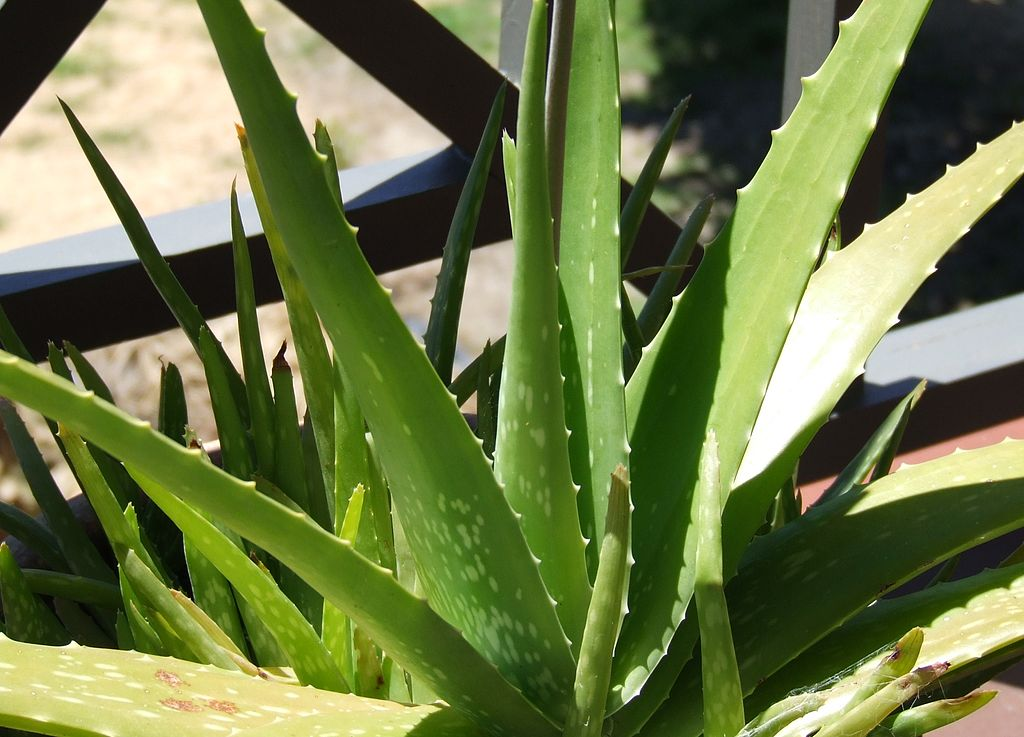
#> input picture vco_images/student_images/AloeVera_02.jpg, 1024 x 737 px
$ python exercise_07.py
#> lines starting #> are read from the running program, lines starting #| are printed output that depends on the picture
"""
@file     exercise_07.py

@author   Marcos Belda Martinez <mbelmar@etsinf.upv.es>
@date     October, 2024
@section  VCO-GIIROB
@brief    Color space transformation.
"""

# ---------------------------------------------------------------------------- #
# NEEDED IMPORTS

import cv2
from utils import ginput # type: ignore

# ---------------------------------------------------------------------------- #
# EXERCISE 7.1

# Read a file, image_7_1
image_7_1 = cv2.imread("../vco_images/student_images/AloeVera_02.jpg")
#> image_7_1 is the input picture: shape (737, 1024, 3); mean B, G, R 71.3, 120.2, 108.2

# Separate the color channels (B, G, R)
B, G, R = cv2.split(image_7_1)
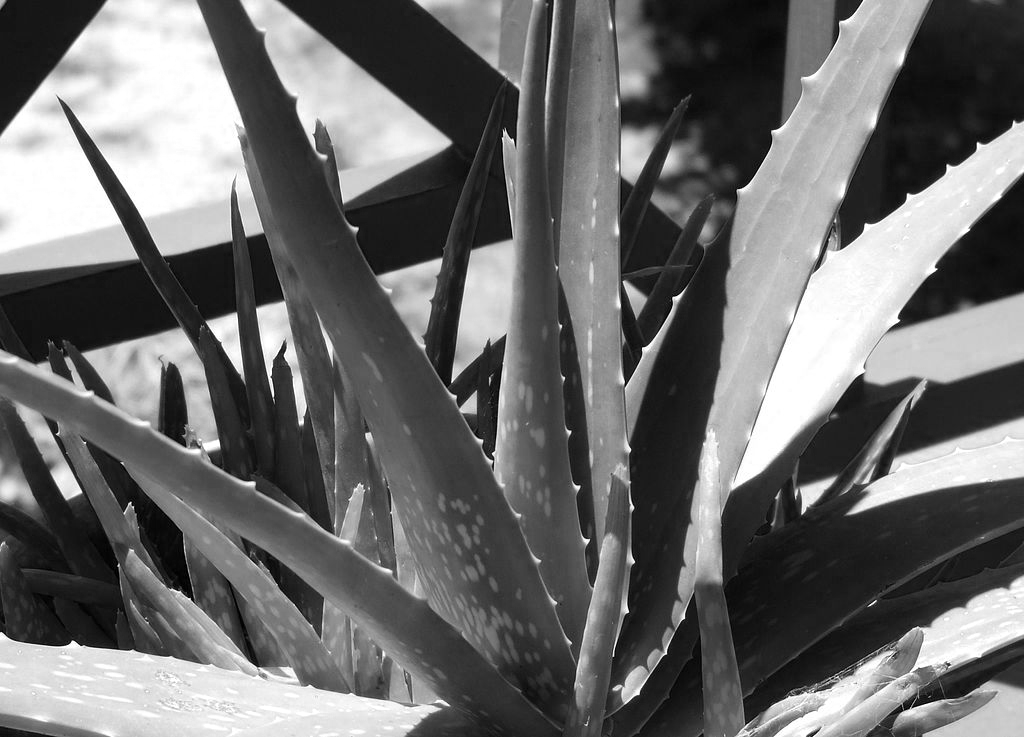
#> R: shape (737, 1024); min 0, max 255, mean 108.2

# Show the three channels separately (gray images)
cv2.imshow('Blue', B)
cv2.imshow('Green', G)
cv2.imshow('Red', R)

cv2.waitKey(0)
cv2.destroyAllWindows()

# ---------------------------------------------------------------------------- #
# EXERCISE 7.2

# Read a file, image_7_2
image_7_2 = cv2.imread("../vco_images/student_images/AloeVera_02.jpg")

# Convert from RGB to HSV
image_7_2_hsv = cv2.cvtColor(image_7_2, cv2.COLOR_BGR2HSV)
#> image_7_2_hsv: shape (737, 1024, 3); mean H, S, V 40.8, 129.1, 123.5

# Separate the channels (H, S, V)
H, S, V = cv2.split(image_7_2_hsv)
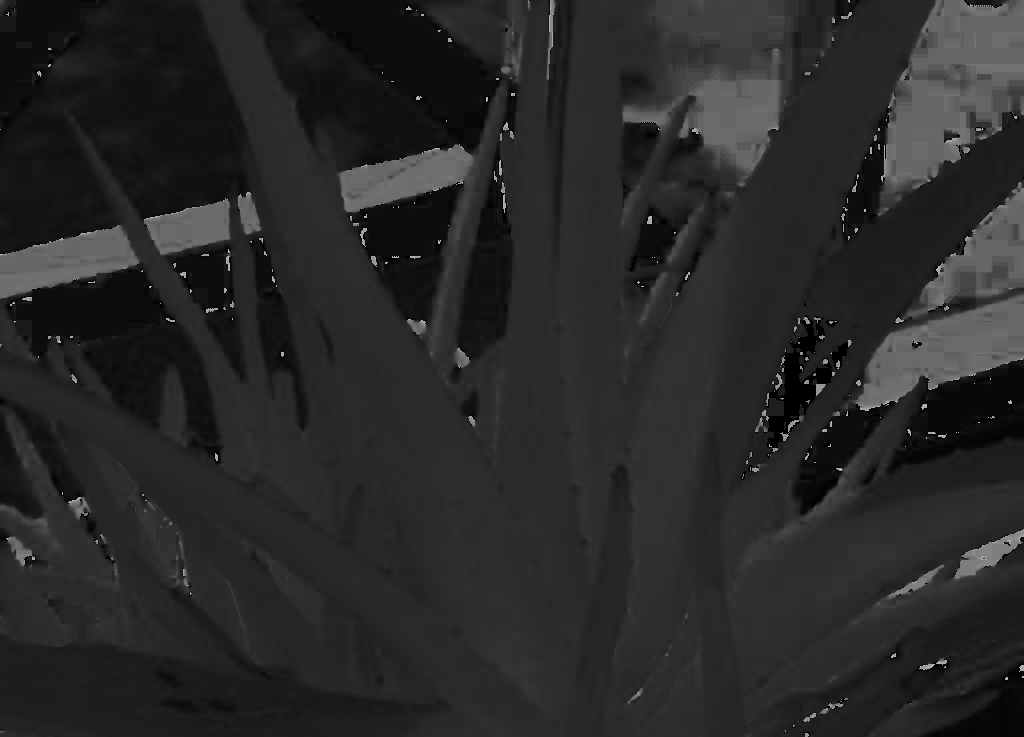
#> H: shape (737, 1024); min 0, max 179, mean 40.8
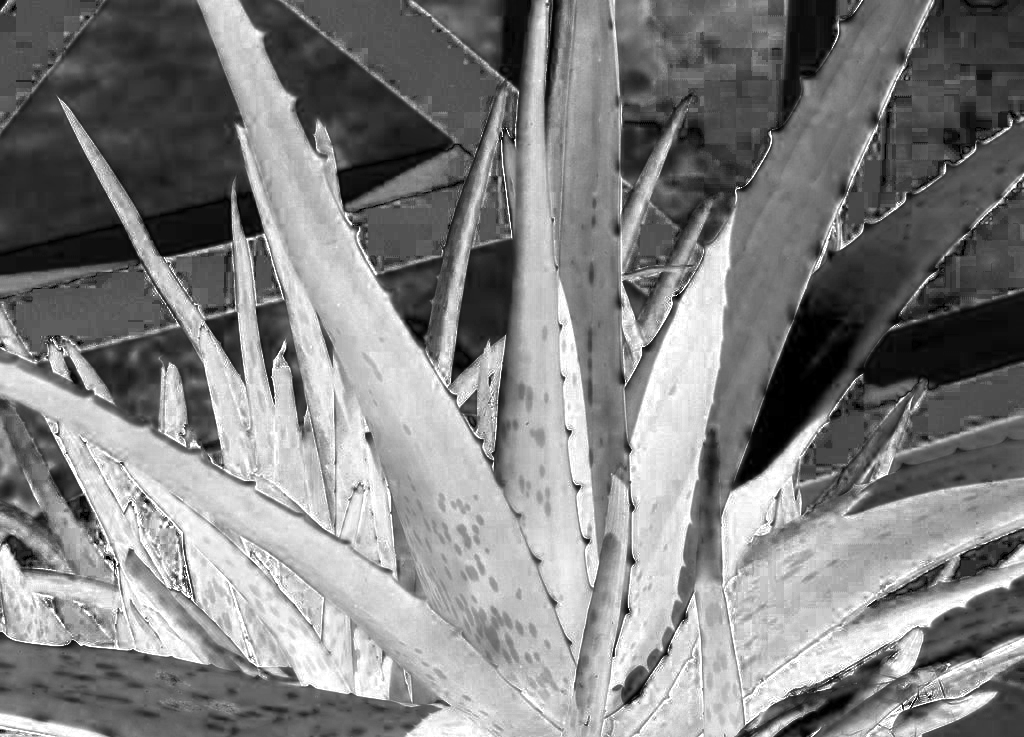
#> S: shape (737, 1024); min 0, max 255, mean 129.1
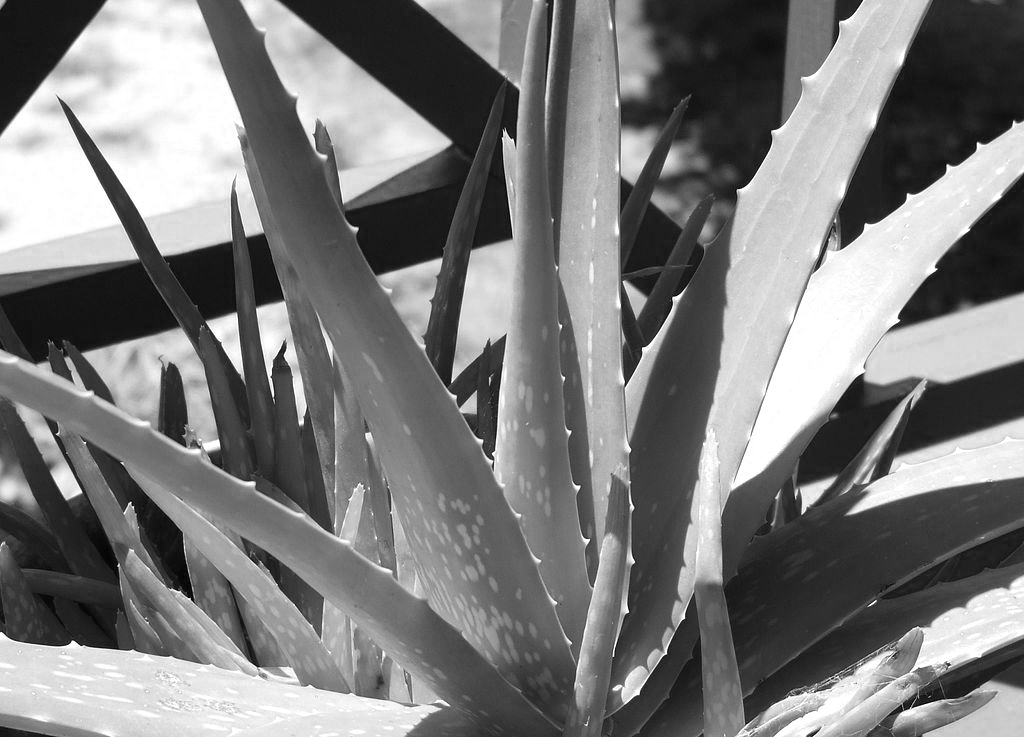
#> V: shape (737, 1024); min 1, max 255, mean 123.5

# Show the three channels separately (gray images)
cv2.imshow('Hue', H)
cv2.imshow('Saturation', S)
cv2.imshow('Value', V)

cv2.waitKey(0)
cv2.destroyAllWindows()

# ---------------------------------------------------------------------------- #
# EXERCISE 7.3

# Read a file, image_7_3
image_7_3 = cv2.imread("../vco_images/student_images/AloeVera_02.jpg")

# Convert from RGB to HSV
image_7_3_lab = cv2.cvtColor(image_7_3, cv2.COLOR_BGR2LAB)
#> image_7_3_lab: shape (737, 1024, 3); mean of channels 0, 1, 2 119.6, 115.7, 152.1

# Separate the channels (H, S, V)
L, A, B = cv2.split(image_7_3_lab)
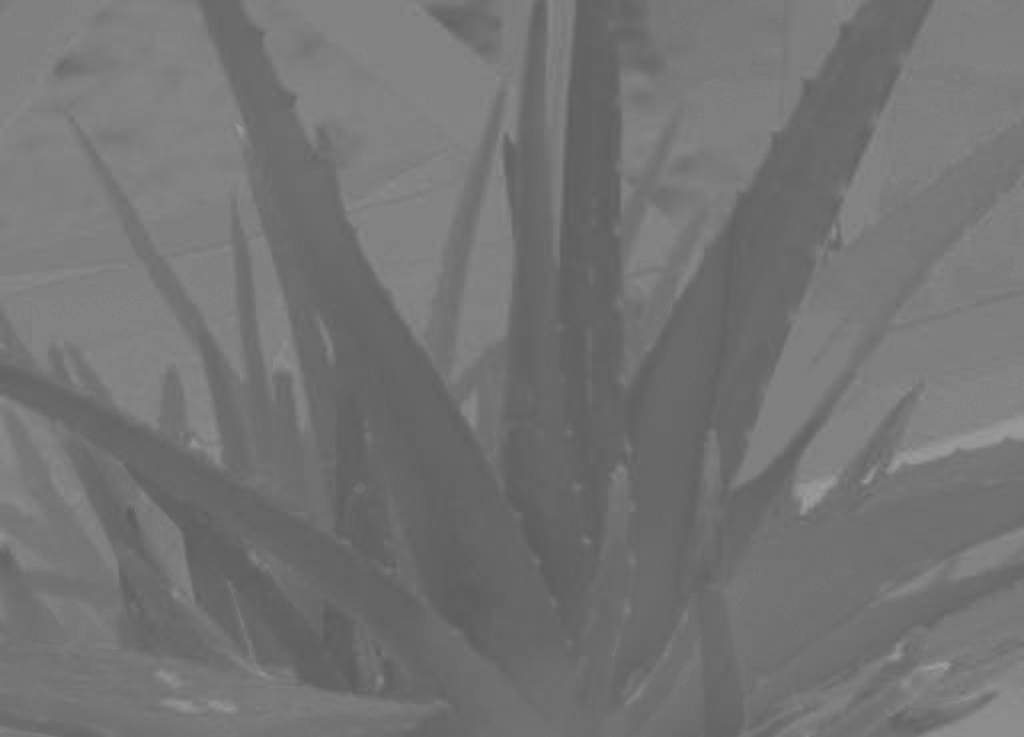
#> A: shape (737, 1024); min 92, max 157, mean 115.7
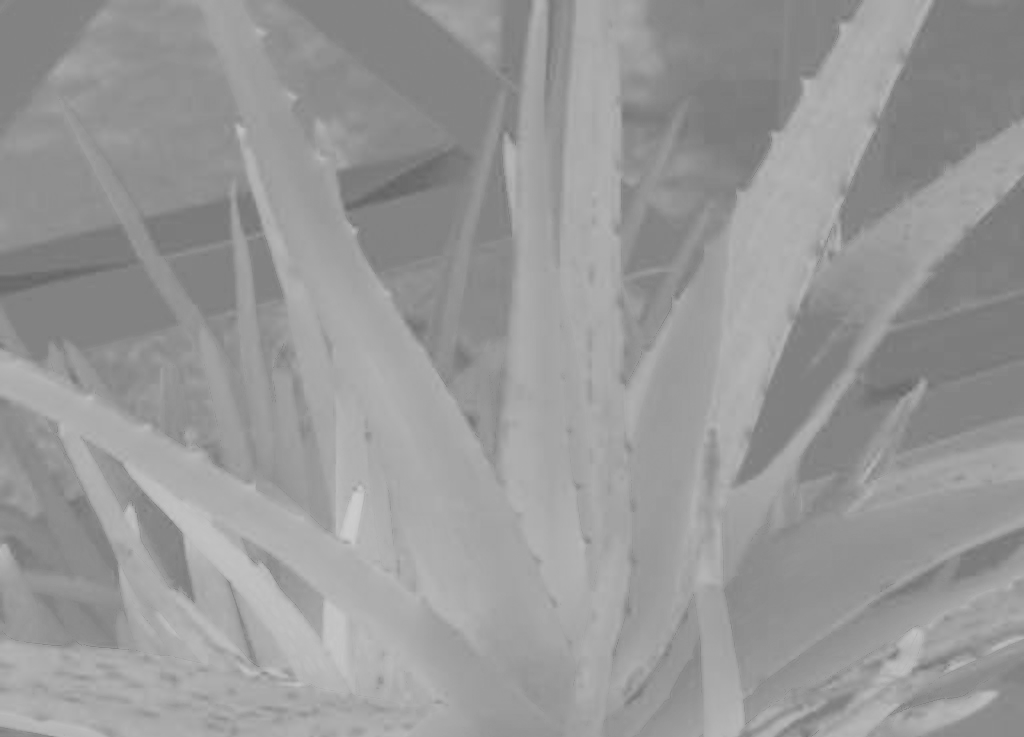
#> B: shape (737, 1024); min 100, max 205, mean 152.1

# Show the three channels separately (gray images)
cv2.imshow('Lightness', L)
cv2.imshow('Green to Red', A)
cv2.imshow('Blue to Yellow', B)

cv2.waitKey(0)
cv2.destroyAllWindows()

# end of file #

$ run again, with vco_images/student_images/AloeVera.jpg copied over vco_images/student_images/AloeVera_02.jpg
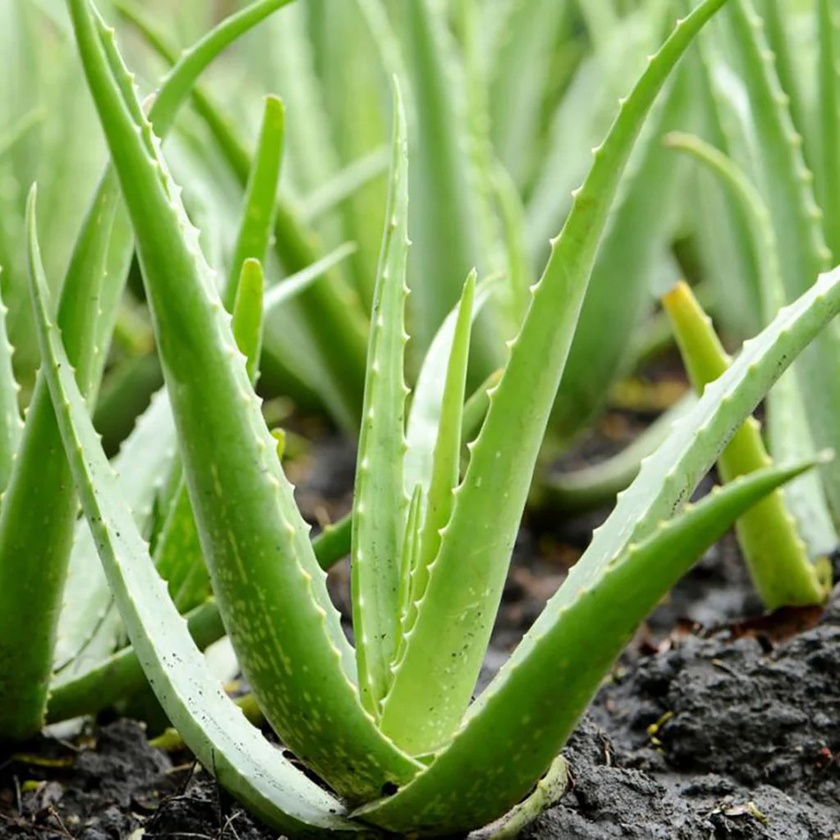
#> input picture vco_images/student_images/AloeVera.jpg, 840 x 840 px, shrunk from 1024 x 1024 before the run
#> image_7_1 is the input picture: shape (840, 840, 3); mean B, G, R 87.2, 152.8, 124.7
#> image_7_2_hsv: shape (840, 840, 3); mean H, S, V 43.4, 120.9, 153.2
#> image_7_3_lab: shape (840, 840, 3); mean of channels 0, 1, 2 150.4, 107.7, 157.7
#> `L, A, B = cv2.split(image_7_3_lab)`:
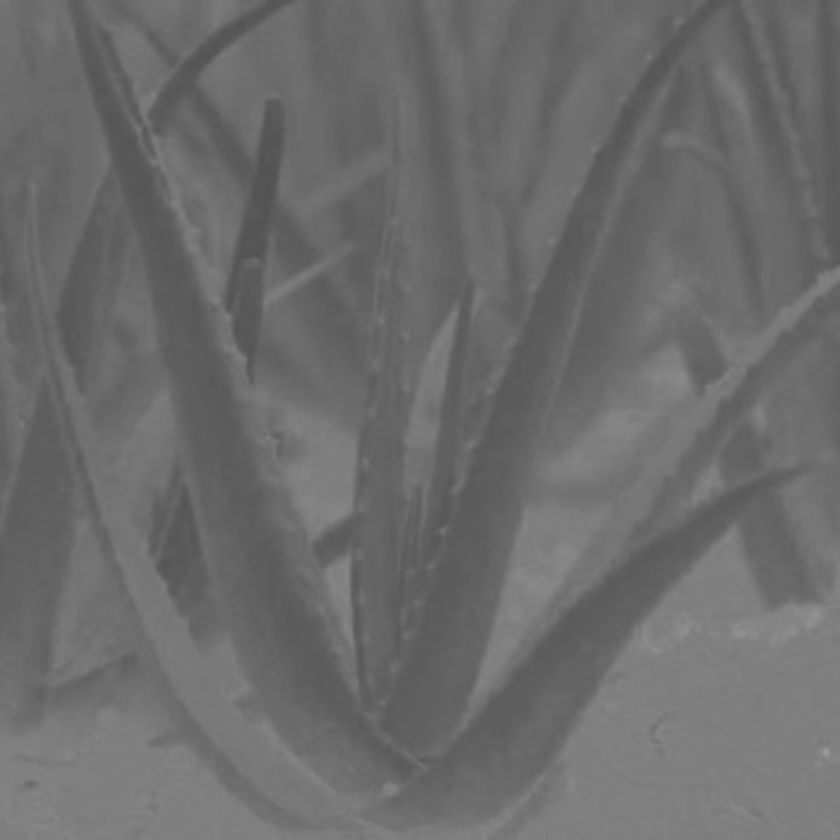
#> A: shape (840, 840); min 82, max 155, mean 107.7
#> `L, A, B = cv2.split(image_7_3_lab)`:
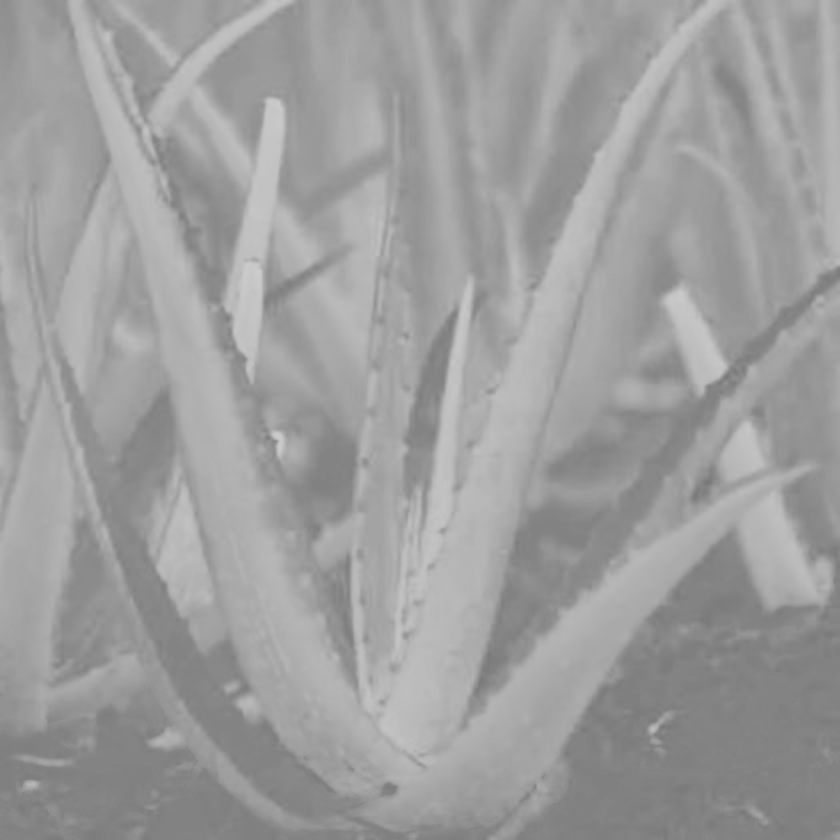
#> B: shape (840, 840); min 119, max 204, mean 157.7

$ run again, with vco_images/student_images/Santa-Maria-Micaela-2.jpg copied over vco_images/student_images/AloeVera_02.jpg
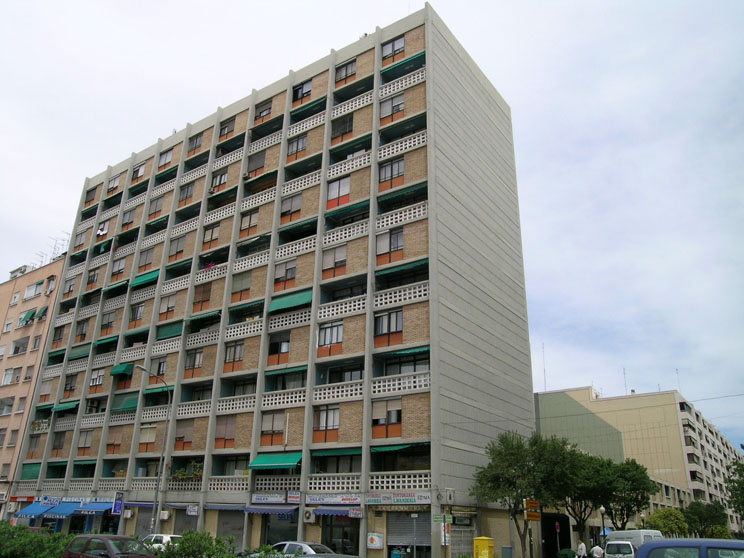
#> input picture vco_images/student_images/Santa-Maria-Micaela-2.jpg, 744 x 558 px
#> image_7_1 is the input picture: shape (558, 744, 3); mean B, G, R 148.7, 150.6, 148.1
#> image_7_2_hsv: shape (558, 744, 3); mean H, S, V 66.3, 42.6, 158.9
#> `H, S, V = cv2.split(image_7_2_hsv)`:
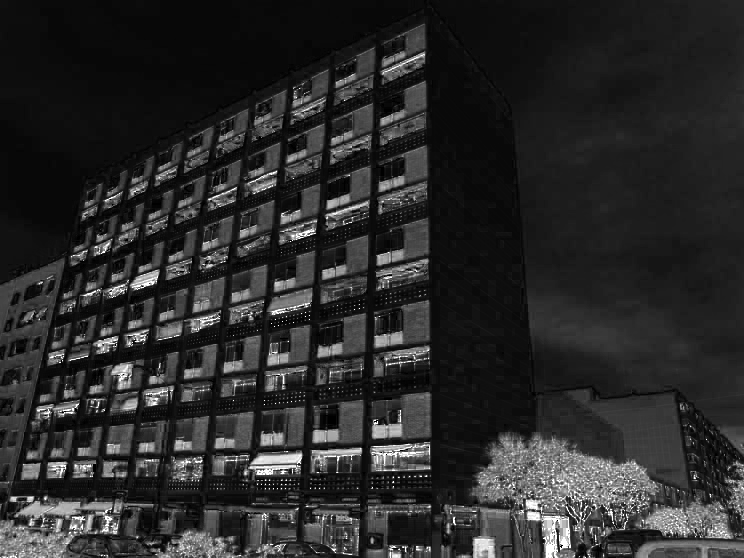
#> S: shape (558, 744); min 0, max 255, mean 42.6
#> image_7_3_lab: shape (558, 744, 3); mean of channels 0, 1, 2 155.2, 126.9, 129.2
#> `L, A, B = cv2.split(image_7_3_lab)`:
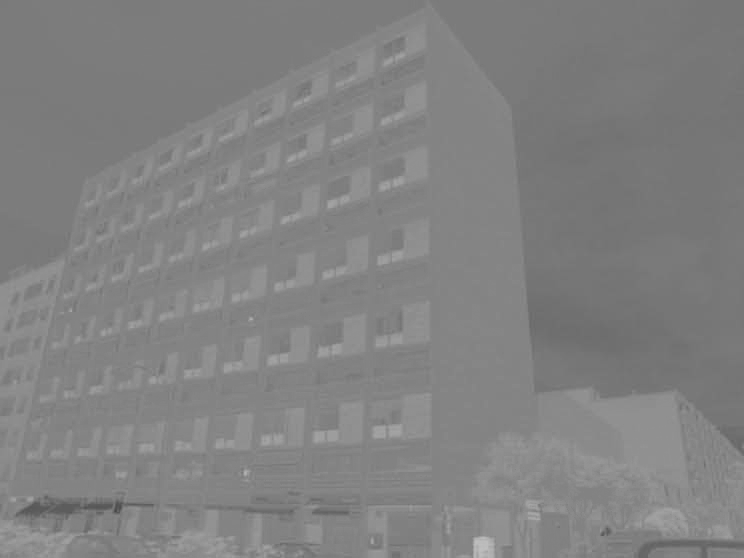
#> B: shape (558, 744); min 70, max 191, mean 129.2

$ run again, with vco_images/student_images/building4-1.JPG copied over vco_images/student_images/AloeVera_02.jpg
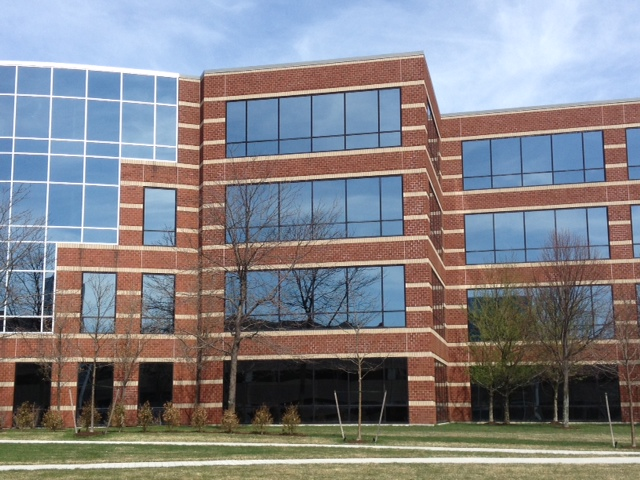
#> input picture vco_images/student_images/building4-1.JPG, 640 x 480 px
#> image_7_1 is the input picture: shape (480, 640, 3); mean B, G, R 135.1, 130.7, 131.9
#> image_7_2_hsv: shape (480, 640, 3); mean H, S, V 61.2, 79.9, 157.9
#> image_7_3_lab: shape (480, 640, 3); mean of channels 0, 1, 2 138.7, 131.1, 127
#> `L, A, B = cv2.split(image_7_3_lab)`:
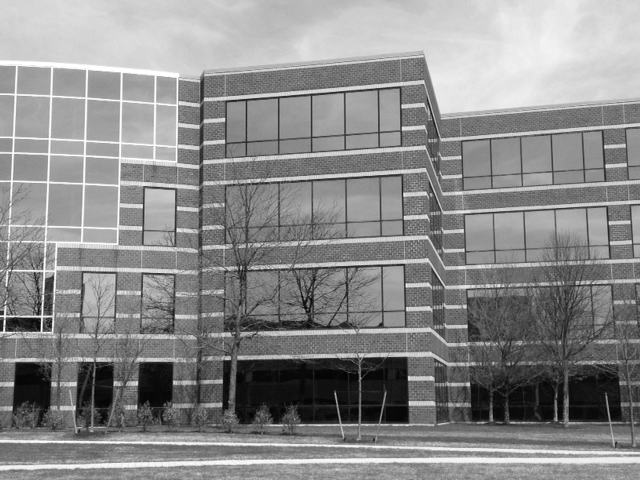
#> L: shape (480, 640); min 0, max 255, mean 138.7
#> `L, A, B = cv2.split(image_7_3_lab)`:
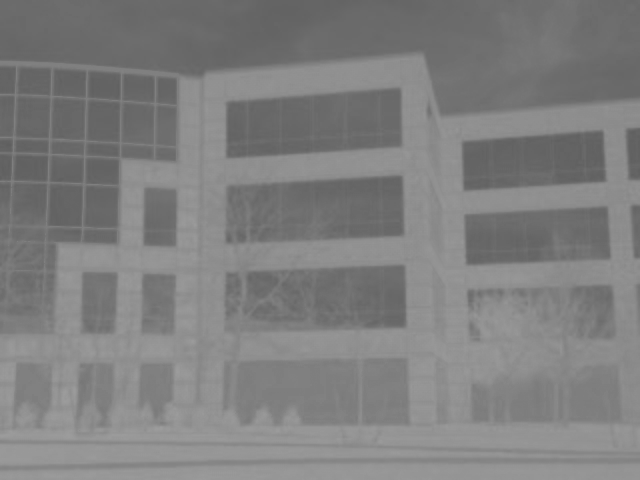
#> B: shape (480, 640); min 95, max 156, mean 127
